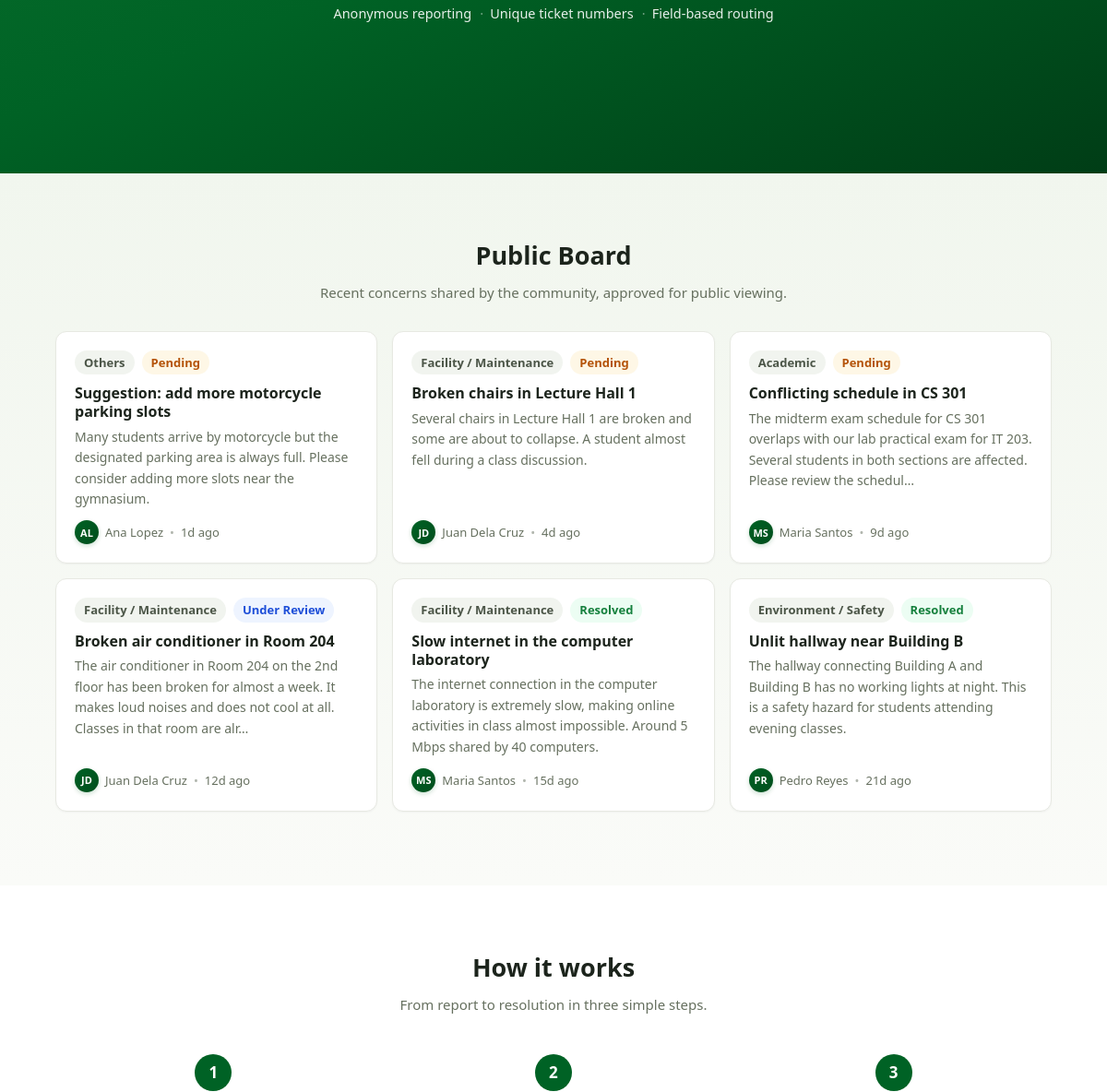
Before: / (middle part) with the older database file.
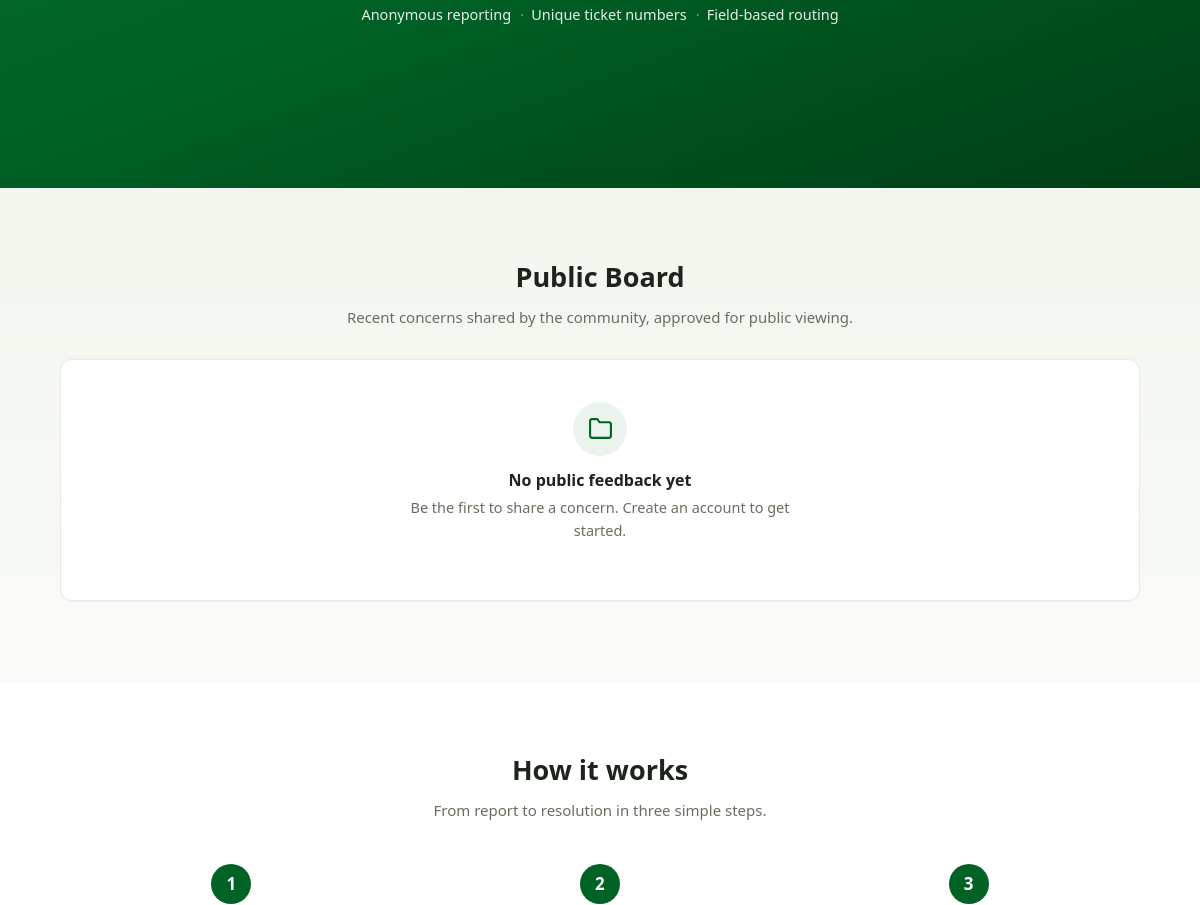
After: the same page with the newer database file.
### tables this page shows
CREATE TABLE feedbacks (
  id            INT UNSIGNED AUTO_INCREMENT PRIMARY KEY,
  ticket_no     VARCHAR(20)  NOT NULL UNIQUE,
  user_id       INT UNSIGNED NOT NULL,
  category      VARCHAR(40)  NOT NULL,
  title         VARCHAR(160) NOT NULL,
  description   TEXT         NOT NULL,
  image_path    VARCHAR(255) DEFAULT NULL,
  is_anonymous  TINYINT(1)   NOT NULL DEFAULT 0,
  status        ENUM('pending','under_review','resolved','rejected') NOT NULL DEFAULT 'pending',
  assigned_dept VARCHAR(60)  DEFAULT NULL,
  is_public     TINYINT(1)   NOT NULL DEFAULT 0,
  created_at    TIMESTAMP NOT NULL DEFAULT CURRENT_TIMESTAMP,
  updated_at    TIMESTAMP NOT NULL DEFAULT CURRENT_TIMESTAMP ON UPDATE CURRENT_TIMESTAMP,
  CONSTRAINT fk_feedback_user FOREIGN KEY (user_id) REFERENCES users(id) ON DELETE CASCADE
);

CREATE TABLE users (
  id          INT UNSIGNED AUTO_INCREMENT PRIMARY KEY,
  id_number   VARCHAR(30)  NOT NULL UNIQUE,
  name        VARCHAR(120) NOT NULL,
  email       VARCHAR(120) NOT NULL UNIQUE,
  password    VARCHAR(255) NOT NULL,
  department  VARCHAR(100) NOT NULL DEFAULT '',
  role        ENUM('student','faculty','staff','admin','super_admin') NOT NULL DEFAULT 'student',
  field_scope VARCHAR(30)  DEFAULT NULL,  
  created_at  TIMESTAMP NOT NULL DEFAULT CURRENT_TIMESTAMP
);

### index.php (the view, shortened to what this page needs)
<?php
require_once __DIR__ . '/config.php';
if (current_user() === null) {
    $feed = $pdo->query(
        "SELECT f.*, u.name
         FROM feedbacks f
         JOIN users u ON u.id = f.user_id
         WHERE f.is_public = 1 AND f.status <> 'rejected'
         ORDER BY f.created_at DESC, f.id DESC
         LIMIT 12"
    )->fetchAll();
    require __DIR__ . '/includes/header.php';
?>
<section class="hero">
  <div class="hero-inner">
    <div class="hero-features">
      <span>Anonymous reporting</span>
      <span>Unique ticket numbers</span>
      <span>Field-based routing</span>
    </div>
  </div>
</section>
<section class="landing-board">
  <div class="container">
    <div class="section-head">
      <h2>Public Board</h2>
      <p>Recent concerns shared by the community, approved for public viewing.</p>
    </div>
    <?php if (empty($feed)): ?>
      <div class="card empty-state">
        <div class="empty-emoji">
          <svg aria-hidden="true" xmlns="http://www.w3.org/2000/svg" viewBox="0 0 24 24" fill="none" stroke="currentColor" stroke-width="2" stroke-linecap="round" stroke-linejoin="round"><path d="M22 19a2 2 0 0 1-2 2H4a2 2 0 0 1-2-2V5a2 2 0 0 1 2-2h5l2 3h9a2 2 0 0 1 2 2z"/></svg>
        </div>
        <h3>No public feedback yet</h3>
        <p>Be the first to share a concern. Create an account to get started.</p>
      </div>
    <?php else: ?>
      <div class="board-grid">
        <?php foreach ($feed as $item): ?>
        <article class="card board-card">
          <div class="board-card-top">
            <?= category_badge($item['category']) ?>
            <?= status_badge($item['status']) ?>
          </div>
          <h3 class="board-card-title"><?= e($item['title']) ?></h3>
          <p class="board-card-text"><?= e(truncate($item['description'], 160)) ?></p>
          <div class="board-card-meta">
            <span class="avatar avatar-sm" title="<?= $item['is_anonymous'] ? 'Anonymous' : e($item['name']) ?>">
              <?= $item['is_anonymous'] ? '?' : e(initials($item['name'])) ?>
            </span>
            <span><?= $item['is_anonymous'] ? 'Anonymous' : e($item['name']) ?></span>
            <span class="dot-sep">•</span>
            <span><?= e(time_ago($item['created_at'])) ?></span>
          </div>
        </article>
        <?php endforeach; ?>
      </div>
    <?php endif; ?>
  </div>
</section>
<section class="how-section">
  <div class="container">
    <div class="section-head how-head">
      <h2>How it works</h2>
      <p>From report to resolution in three simple steps.</p>
    </div>
    <div class="how-grid">
      <div class="how-step">
        <span class="how-num">1</span>
      </div>
      <div class="how-step">
        <span class="how-num">2</span>
      </div>
      <div class="how-step">
        <span class="how-num">3</span>
      </div>
    </div>
  </div>
</section>
<?php require __DIR__ . '/includes/footer.php';
    return;
}
require __DIR__ . '/includes/header.php';
?>
<?php require __DIR__ . '/includes/footer.php'; ?>

### includes/functions.php (shortened to what this page needs)
<?php
function e($value): string
{
    return htmlspecialchars((string)$value, ENT_QUOTES, 'UTF-8');
}
function time_ago(string $datetime): string
{
    try {
        $then = new DateTime($datetime);
    } catch (Exception $e) {
        return '';
    }
    $diff = (new DateTime())->diff($then);
    if ($diff->d > 0) return $diff->d . 'd ago';
    return 'just now';
}
function truncate(string $text, int $limit = 120): string
{
    $text = trim($text);
    if (strlen($text) <= $limit) return $text;
    if (function_exists('mb_substr')) {
        $short = rtrim(mb_substr($text, 0, $limit - 1));
    } else {
        $short = rtrim(substr($text, 0, $limit - 1));
    }
    return $short . '…';
}
function initials(string $name): string
{
    $parts = preg_split('/\s+/', trim($name));
    $init  = '';
    foreach (array_slice($parts, 0, 2) as $part) {
        if ($part !== '') $init .= strtoupper(substr($part, 0, 1));
    }
    return $init === '' ? '?' : $init;
}
function current_user(): ?array
{
    return $_SESSION['user'] ?? null;
}
function status_badge(string $status): string
{
    $label = STATUS_LABELS[$status] ?? $status;
    return '<span class="badge badge-' . e($status) . '">' . e($label) . '</span>';
}
function category_badge(string $category): string
{
    return '<span class="badge badge-neutral">' . e($category) . '</span>';
}

Changed rows visible on the page:
removed feedbacks: category "Others", status "Pending", title "Suggestion: add more motorcycle parking slots", description "Many students arrive by motorcycle but the designated parking area is always full. Please consider adding more slots near the gymnasium.", user.name "AL", user.name "Ana Lopez", created_at "1d ago"
removed feedbacks: category "Facility / Maintenance", status "Pending", title "Broken chairs in Lecture Hall 1", description "Several chairs in Lecture Hall 1 are broken and some are about to collapse. A student almost fell during a class discussion.", user.name "JD", user.name "Juan Dela Cruz", created_at "4d ago"
removed feedbacks: category "Academic", status "Pending", title "Conflicting schedule in CS 301", description "The midterm exam schedule for CS 301 overlaps with our lab practical exam for IT 203. Several students in both sections are affected. Please review the schedul…", user.name "MS", user.name "Maria Santos", created_at "9d ago"
removed feedbacks: category "Facility / Maintenance", status "Under Review", title "Broken air conditioner in Room 204", description "The air conditioner in Room 204 on the 2nd floor has been broken for almost a week. It makes loud noises and does not cool at all. Classes in that room are alr…", user.name "JD", user.name "Juan Dela Cruz", created_at "12d ago"
removed feedbacks: category "Facility / Maintenance", status "Resolved", title "Slow internet in the computer laboratory", description "The internet connection in the computer laboratory is extremely slow, making online activities in class almost impossible. Around 5 Mbps shared by 40 computers.", user.name "MS", user.name "Maria Santos", created_at "15d ago"
removed feedbacks: category "Environment / Safety", status "Resolved", title "Unlit hallway near Building B", description "The hallway connecting Building A and Building B has no working lights at night. This is a safety hazard for students attending evening classes.", user.name "PR", user.name "Pedro Reyes", created_at "21d ago"
Other visible differences:
text now shown: "No public feedback yet Be the first to share a concern. Create an account to get started."
